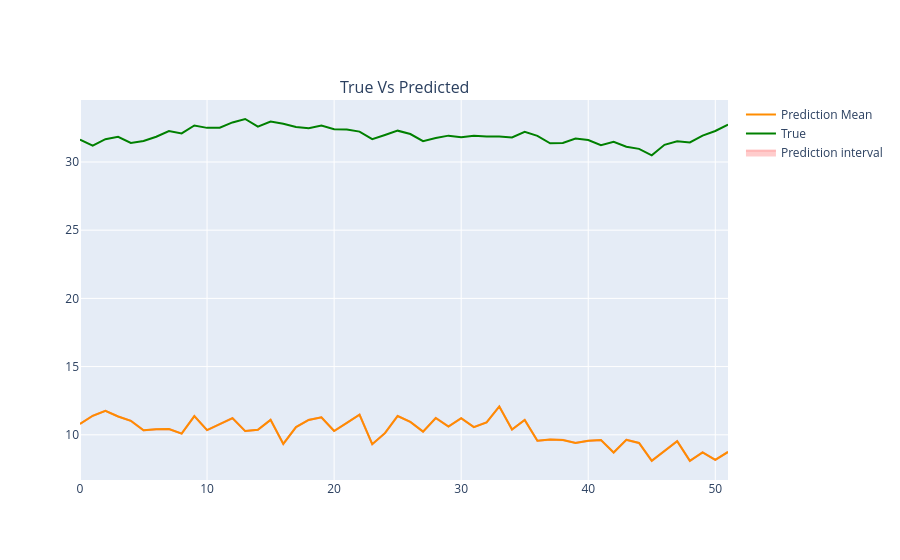

Notebook source saved alongside this figure:
### Code cell
fig = make_subplots(
        subplot_titles=['True Vs Predicted','Trend','Seasonality', 'Overall trend', 'Overall seasonality'],
        rows=1, cols=1,
        vertical_spacing=0.1,
        horizontal_spacing=0.05,
        specs=[[{"type": "scatter"}]])

# Trace mean
fig_add_trace(fig, zip([y_pred_min_interval[0, 0, 0], y_pred_max_interval[0, 0, 0],
                       y_true[0], y_pred_mean],
                      ['none', 'tonextx', 'none', 'none'],
                      ['Prediction interval', 'Prediction interval', 'True', 'Prediction Mean'],
                      ['rgba(255, 0, 0, 0.2)', 'rgba(255, 0, 0, 0.2)', 'green', 'darkorange'],
                      [False, True, True, True]), [i for i in range(52)], row=1, col=1)

    
fig.show()

### Figure 1 — Plotly figure (JSON) as saved in the notebook; plotly's stock layout.template omitted (floating-point values rounded to 4 significant figures)
{"data": [{"fill": "none", "fillcolor": "rgba(255, 0, 0, 0.2)", "line": {"color": "rgba(255, 0, 0, 0.2)"}, "name": "Prediction interval", "showlegend": false, "type": "scatter", "x": [0, 1, 2, 3, 4, 5, 6, 7, 8, 9, 10, 11, 12, 13, 14, 15, 16, 17, 18, 19, 20, 21, 22, 23, 24, 25, 26, 27, 28, 29, 30, 31, 32, 33, 34, 35, 36, 37, 38, 39, 40, 41, 42, 43, 44, 45, 46, 47, 48, 49, 50, 51], "xaxis": "x", "y": [10.79, 11.39, 11.76, 11.34, 11.02, 10.32, 10.4, 10.42, 10.08, 11.37, 10.34, 10.8, 11.21, 10.27, 10.36, 11.09, 9.323, 10.56, 11.08, 11.27, 10.27, 10.86, 11.47, 9.304, 10.11, 11.37, 10.94, 10.22, 11.22, 10.6, 11.21, 10.56, 10.9, 12.07, 10.38, 11.08, 9.552, 9.64, 9.608, 9.394, 9.549, 9.606, 8.688, 9.624, 9.384, 8.082, 8.83, 9.525, 8.078, 8.704, 8.154, 8.731], "yaxis": "y"}, {"fill": "tonextx", "fillcolor": "rgba(255, 0, 0, 0.2)", "line": {"color": "rgba(255, 0, 0, 0.2)"}, "name": "Prediction interval", "showlegend": true, "type": "scatter", "x": [0, 1, 2, 3, 4, 5, 6, 7, 8, 9, 10, 11, 12, 13, 14, 15, 16, 17, 18, 19, 20, 21, 22, 23, 24, 25, 26, 27, 28, 29, 30, 31, 32, 33, 34, 35, 36, 37, 38, 39, 40, 41, 42, 43, 44, 45, 46, 47, 48, 49, 50, 51], "xaxis": "x", "y": [10.8, 11.4, 11.76, 11.35, 11.03, 10.33, 10.4, 10.43, 10.1, 11.37, 10.35, 10.81, 11.23, 10.28, 10.37, 11.1, 9.341, 10.57, 11.1, 11.29, 10.28, 10.87, 11.48, 9.313, 10.12, 11.39, 10.95, 10.24, 11.24, 10.61, 11.22, 10.57, 10.92, 12.08, 10.39, 11.09, 9.566, 9.652, 9.627, 9.414, 9.568, 9.624, 8.708, 9.638, 9.412, 8.104, 8.844, 9.546, 8.092, 8.723, 8.17, 8.752], "yaxis": "y"}, {"fill": "none", "fillcolor": "green", "line": {"color": "green"}, "name": "True", "showlegend": true, "type": "scatter", "x": [0, 1, 2, 3, 4, 5, 6, 7, 8, 9, 10, 11, 12, 13, 14, 15, 16, 17, 18, 19, 20, 21, 22, 23, 24, 25, 26, 27, 28, 29, 30, 31, 32, 33, 34, 35, 36, 37, 38, 39, 40, 41, 42, 43, 44, 45, 46, 47, 48, 49, 50, 51], "xaxis": "x", "y": [31.64, 31.19, 31.67, 31.85, 31.4, 31.54, 31.85, 32.27, 32.1, 32.67, 32.5, 32.52, 32.9, 33.15, 32.58, 32.97, 32.81, 32.57, 32.47, 32.67, 32.4, 32.38, 32.22, 31.67, 31.98, 32.29, 32.05, 31.52, 31.76, 31.93, 31.81, 31.93, 31.87, 31.87, 31.8, 32.22, 31.92, 31.36, 31.39, 31.73, 31.61, 31.24, 31.47, 31.12, 30.96, 30.49, 31.26, 31.51, 31.43, 31.93, 32.27, 32.74], "yaxis": "y"}, {"fill": "none", "fillcolor": "darkorange", "line": {"color": "darkorange"}, "name": "Prediction Mean", "showlegend": true, "type": "scatter", "x": [0, 1, 2, 3, 4, 5, 6, 7, 8, 9, 10, 11, 12, 13, 14, 15, 16, 17, 18, 19, 20, 21, 22, 23, 24, 25, 26, 27, 28, 29, 30, 31, 32, 33, 34, 35, 36, 37, 38, 39, 40, 41, 42, 43, 44, 45, 46, 47, 48, 49, 50, 51], "xaxis": "x", "y": [10.8, 11.39, 11.76, 11.34, 11.03, 10.33, 10.4, 10.42, 10.09, 11.37, 10.34, 10.8, 11.22, 10.27, 10.37, 11.09, 9.332, 10.56, 11.09, 11.28, 10.28, 10.87, 11.48, 9.309, 10.12, 11.38, 10.94, 10.23, 11.23, 10.61, 11.21, 10.56, 10.91, 12.07, 10.39, 11.09, 9.559, 9.646, 9.618, 9.404, 9.558, 9.615, 8.698, 9.631, 9.398, 8.093, 8.837, 9.535, 8.085, 8.714, 8.162, 8.742], "yaxis": "y"}], "layout": {"annotations": [{"font": {"size": 16}, "showarrow": false, "text": "True Vs Predicted", "x": 0.5, "xanchor": "center", "xref": "paper", "y": 1, "yanchor": "bottom", "yref": "paper"}], "xaxis": {"anchor": "y", "domain": [0, 1]}, "yaxis": {"anchor": "x", "domain": [0, 1]}}}
